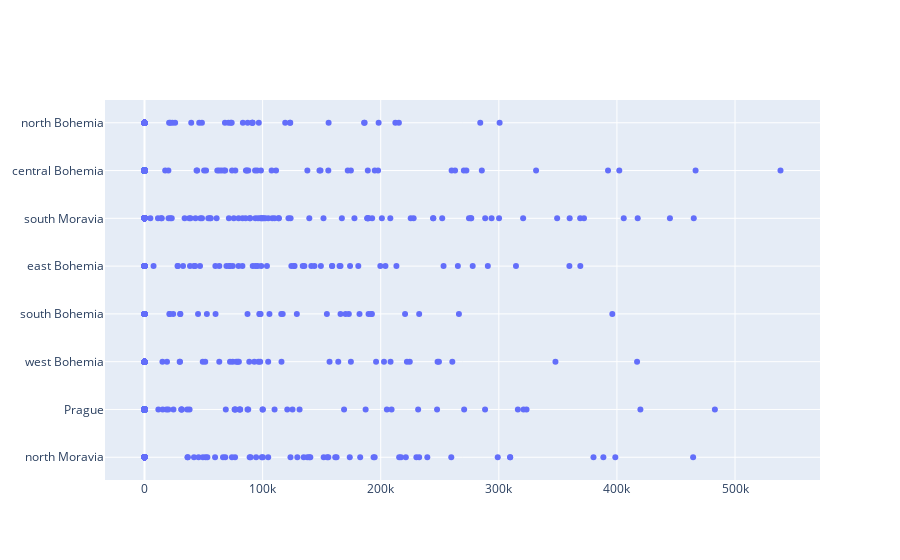

The cell this chart's notebook holds for it:
### Code cell
fig = go.Figure(data=[go.Scatter(
    x=base_table.amount_loan, y=base_table.region_district,
    mode='markers',)
])

fig.show()

### Figure 1 — Plotly figure (JSON) as saved in the notebook; plotly's stock layout.template omitted (floating-point values rounded to 4 significant figures; data arrays with more than 128 entries replaced by an {"elided": "..."} marker saying what was removed)
{"data": [{"mode": "markers", "type": "scatter", "x": {"elided": "2239 int values"}, "y": {"elided": "2239 str values"}}], "layout": {}}
